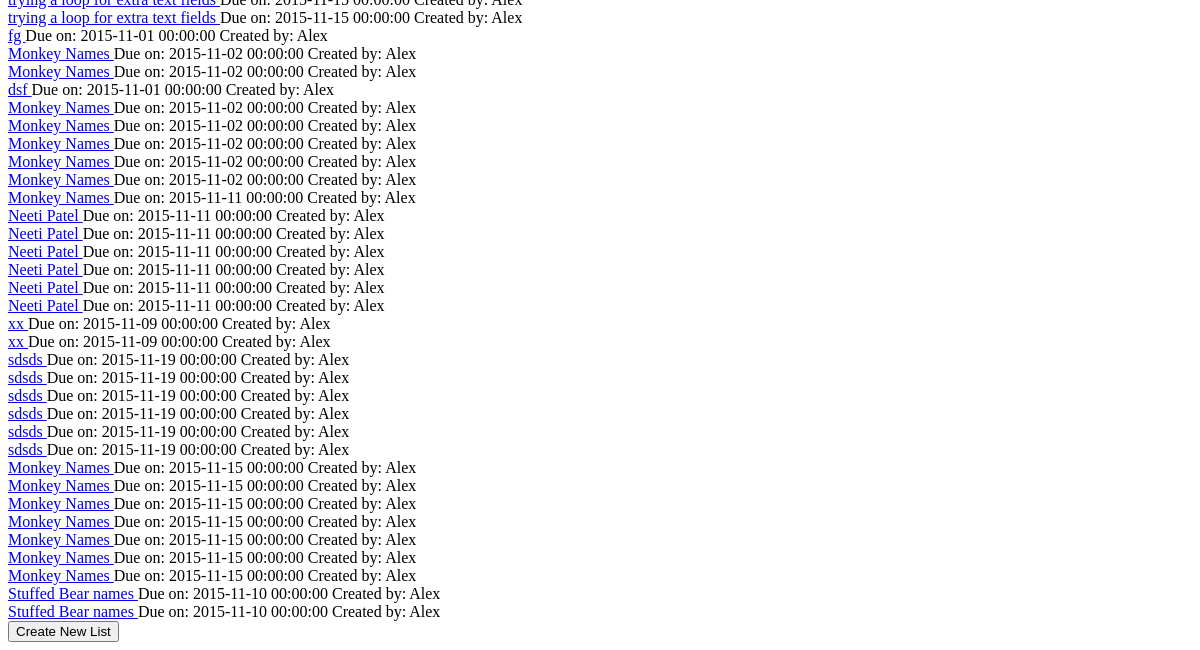
The page /existing_lists (signed in, lower part) on the database as committed earlier.
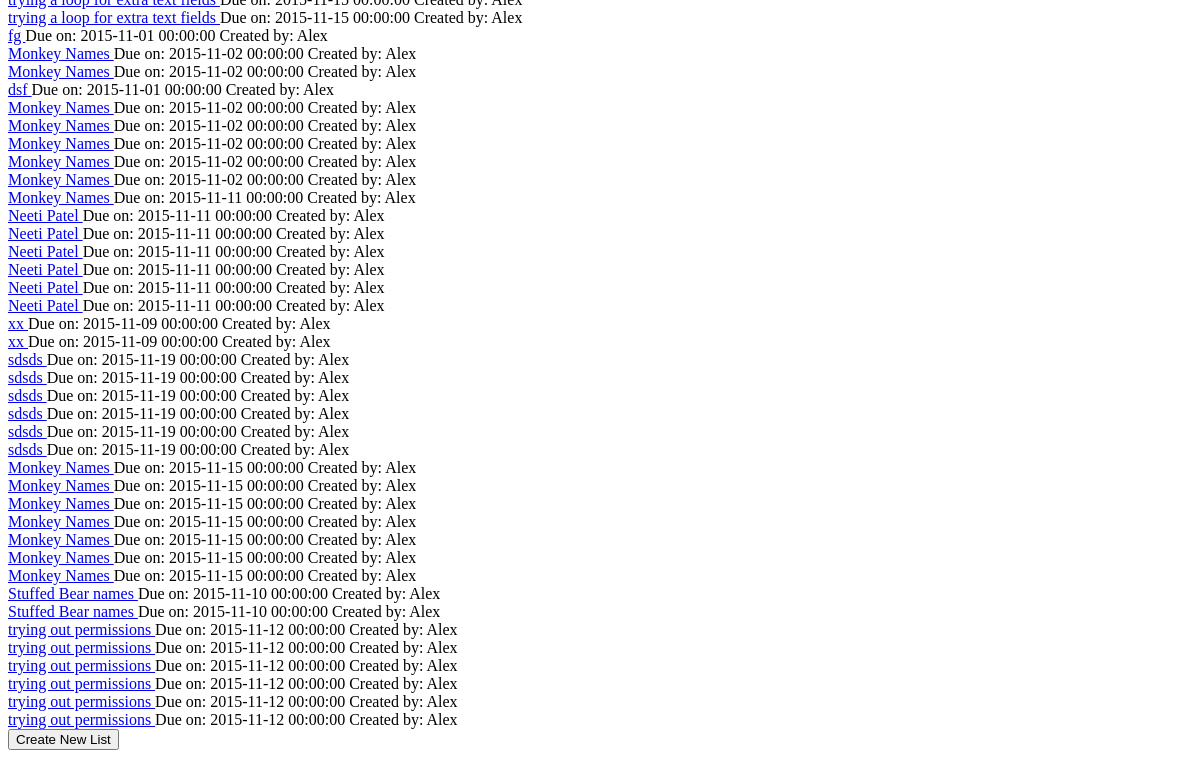
The same page on the database as committed later.
### model.py (models this page shows, shortened)
class Group(db.Model):
    __tablename__ = "groups"
    group_id = db.Column(db.Integer, autoincrement=True, primary_key=True)
    user_id = db.Column(db.Integer,db.ForeignKey('users.user_id'))
    list_id = db.Column(db.Integer,db.ForeignKey('lists.list_id'))
    permission = db.Column(db.Boolean, nullable = False, default = True)
    user = db.relationship("User",
                           backref=db.backref("groups"))
    checklist = db.relationship("List",
                            backref=db.backref("groups"))

class List(db.Model):
    __tablename__ = "lists"
    list_id = db.Column(db.Integer, autoincrement=True, primary_key=True)
    name = db.Column(db.String(20), nullable=False)
    list_type = db.Column(db.String(20))
    due_date_list = db.Column(db.DateTime, nullable=True)
    list_location_name = db.Column(db.String(50), nullable=True)
    list_location_address = db.Column(db.String(100), nullable=True)
    created_by = db.Column(db.String(50), nullable = False)

### server.py (the view)
@app.route('/existing_lists')
def existing_lists():
    user_id = session["user_id"]
    user_list_groups = Group.query.filter_by(user_id=user_id).all()
    return render_template("existing_lists.html", user_list_groups=user_list_groups)

### templates/existing_lists.html (shortened to what this page needs)
{% extends 'base.html' %}
{% block content %}
    <div id="existing_lists">
        {% for group in user_list_groups %}
            <a href="/lists/{{ group.checklist.list_id }}">
            {{ group.checklist.name }}
            </a> Due on: {{ group.checklist.due_date_list}} Created by: {{ group.checklist.created_by }}<br>
        {% endfor %}
    </div>
    <form action="/new_list_base" method="GET">
        <input type="submit" value="Create New List">
    </form>
{% endblock %}

Rows that differ between the two databases and show on the page:
added Group: checklist.name "trying out permissions", checklist.due_date_list "2015-11-12 00:00:00", checklist.created_by "Alex"
added Group: checklist.name "trying out permissions", checklist.due_date_list "2015-11-12 00:00:00", checklist.created_by "Alex"
added Group: checklist.name "trying out permissions", checklist.due_date_list "2015-11-12 00:00:00", checklist.created_by "Alex"
added Group: checklist.name "trying out permissions", checklist.due_date_list "2015-11-12 00:00:00", checklist.created_by "Alex"
added Group: checklist.name "trying out permissions", checklist.due_date_list "2015-11-12 00:00:00", checklist.created_by "Alex"
added Group: checklist.name "trying out permissions", checklist.due_date_list "2015-11-12 00:00:00", checklist.created_by "Alex"
